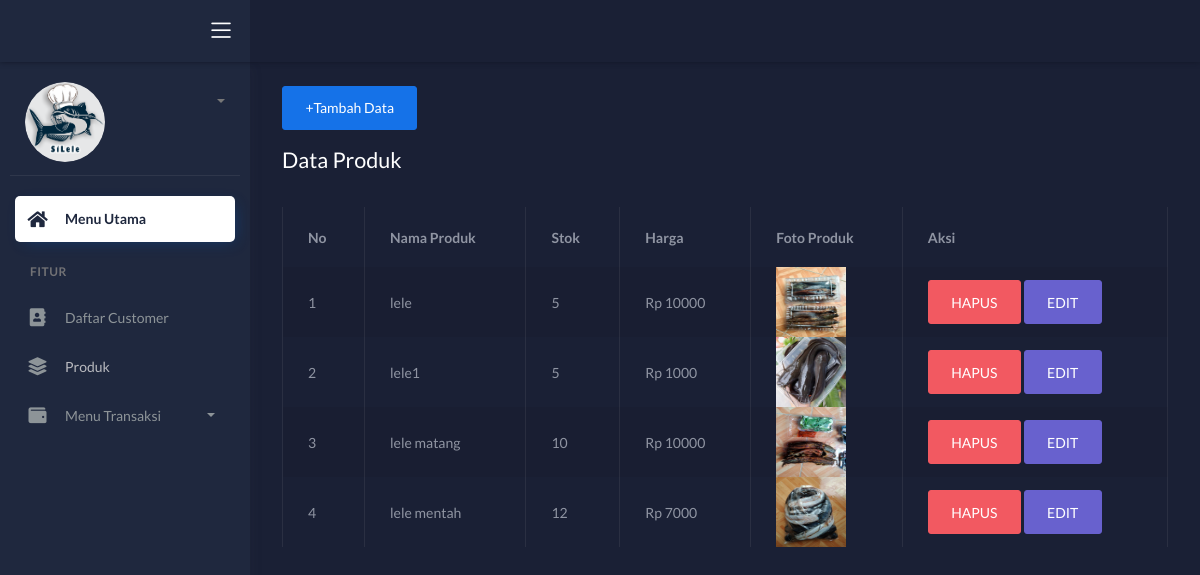
/admin/produk/produk.php, run on the app's committed database.
### tables this page shows
CREATE TABLE `produk` (
  `id_produk` int(11) NOT NULL,
  `nama_produk` varchar(20) NOT NULL,
  `stok` int(11) NOT NULL,
  `harga` int(11) NOT NULL,
  `foto_produk` varchar(255) NOT NULL
);

### admin/produk/produk.php (the view, shortened to what this page needs)
<?php
include '../../koneksi.php';
?>
<!DOCTYPE html>
<html lang="en">
<head>
	<link rel="stylesheet" href="../../assets/css/bootstrap.min.css">
	<link rel="stylesheet" href="../../assets/css/atlantis.min.css">
	<link rel="stylesheet" href="../../assets/css/demo.css">
</head>
<body data-background-color="dark">
	<div class="wrapper">
		<div class="main-header">
			<div class="logo-header" data-background-color="dark2">
				<div class="nav-toggle">
					<button class="btn btn-toggle toggle-sidebar">
						<i class="icon-menu"></i>
					</button>
				</div>
			</div>
			<nav class="navbar navbar-header navbar-expand-lg" data-background-color="dark">
			</nav>
		</div>
		<div class="sidebar sidebar-style-2" data-background-color="dark2">
			<div class="sidebar-wrapper scrollbar scrollbar-inner">
				<div class="sidebar-content">
					<div class="user">
						<div class="avatar-sm float-left mr-2 avatar-xl">
							<img src="../../assets/img/silele.png" alt="..." class="avatar-img rounded-circle">
						</div>
						<div class="info">
							<a data-toggle="collapse" href="#collapseExample" aria-expanded="true">
								<span>
									<p>&nbsp</p>
									<span class="caret "><p></p></span>
								</span>
							</a>
							<div class="clearfix"></div>
						</div>
					</div>
					<ul class="nav nav-primary">
						<li class="nav-item active">
							<a href="../index.php">
								<i class="fas fa-home"></i>
								<p>Menu Utama</p>
							</a>
						</li>
						<li class="nav-section">
							<h4 class="text-section">Fitur</h4>
						</li>
						<li class="nav-item">
							<a href="../datacustomer.php">
								<i class="fas fa-address-book"></i>
								<p>Daftar Customer</p>
							</a>
						</li>
						<li class="nav-item">
							<a href="produk.php">
								<i class="fas fa-layer-group"></i>
								<span class="sub-item">Produk</span>
							</a>
						</li>
						<li class="nav-item">
							<a data-toggle="collapse" href="#submenu">
								<i class="fas fa-wallet"></i>
								<p>Menu Transaksi</p>
								<span class="caret"></span>
							</a>
						</li>
					</ul>
				</div>
			</div>
		</div>
		<div class="main-panel">
			<div class="content">
				<div class="page-inner">
					<a href="tambah_produk.php" class="btn btn-primary" style="margin-bottom: 15px;">+Tambah Data</a>
					<div class="mt-0 mb-4">
						<h2 class="text-white pb-2">Data Produk</h2>
					</div>
								<div class="panel panel-default">
									<div class="panel-body">
										<div class="table-responsive">
											<table class="table table-striped table-bordered table-hover" id="dataTables-example">
												<thead>
													<tr>
														<th>No</th>
														<th>Nama Produk</th>
														<th>Stok</th>
														<th>Harga</th>
														<th>Foto Produk</th>
														<th>Aksi</th>
													</tr>
												</thead>
												<tbody>
                                    	<?php
                                    		$no = 1;
                                    		$sql = $koneksi->query ("SELECT * FROM produk");
                                    		while ($data=$sql -> fetch_assoc()) {
                                    	?>
                                    	<tr>
                                    		<td><?php echo $no++?></td>
                                            <td><?php echo $data['nama_produk'];?></td>
                                    		<td><?php echo $data['stok'];?></td>
                                    		<td>Rp <?php echo $data['harga'];?></td>
											<td><img src="../../produk/<?php echo $data['foto_produk'];?>" width="70px" height="70px" ></td>
                                            <td>
                                    			<a onclick="return confirm('Anda Yakin Akan Menghapus Data....??')" href="hapus_produk.php?id_produk=<?php echo $data['id_produk']; ?>" class="btn btn-danger">HAPUS</a>
                                    			<a href="edit_produk.php?id_produk=<?php echo $data['id_produk']; ?>" class="btn btn-secondary">EDIT</a>
                                    		</td>
                                    	</tr>
                                    	<?php  } ?>
                                    </tbody>
                                </table>
					</div>
				</div>
			</div>
		</div>
	</div>
</body>
</html>

### data on the page
produk: nama_produk "lele", stok "5", harga "10000", foto_produk (picture)
produk: nama_produk "lele1", stok "5", harga "1000", foto_produk (picture)
produk: nama_produk "lele matang", stok "10", harga "10000", foto_produk (picture)
produk: nama_produk "lele mentah", stok "12", harga "7000", foto_produk (picture)
